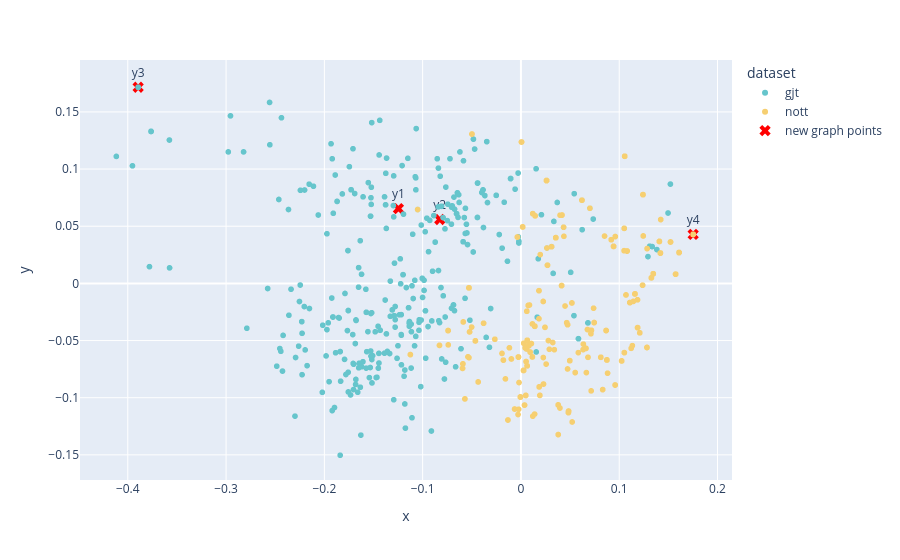

Notebook code for this chart:
### Code cell
chords_list = [metadata[i]['chords'] for i in range(len(y_graph))]
datasets_list = [metadata[i]['dataset'] for i in range(len(y_graph))]
df_graph = pd.DataFrame({
    'x': y_graph[:,0],
    'y': y_graph[:,1],
    'chords': chords_list,
    'dataset': datasets_list
})
fig = px.scatter(
    data_frame=df_graph,
    x='x',
    y='y',
    color='dataset',
    color_discrete_sequence=px.colors.qualitative.Pastel,
    hover_data=['chords'],
)
fig.add_trace(go.Scatter(
    x=new_graph_2d[:, 0],
    y=new_graph_2d[:, 1],
    mode='markers+text',
    marker=dict(color='red', size=10, symbol='x'),
    text=['y1', 'y2', 'y3', 'y4'],
    hovertext=[
        in_seq_1.replace(';','<br>').replace('b_', '<br>b_'),
        in_seq_2.replace(';','<br>').replace('b_', '<br>b_'),
        in_seq_3.replace(';','<br>').replace('b_', '<br>b_'),
        in_seq_4.replace(';','<br>').replace('b_', '<br>b_'),
    ],
    hoverinfo='text',
    textposition='top center',
    name='new graph points'
))
fig.show()

# fig = px.scatter(
#     data_frame=df,
#     x='x',
#     y='y',
#     hover_data=['chords']
# )
# fig.show()

### Figure 1 — Plotly figure (JSON) as saved in the notebook; plotly's stock layout.template omitted (floating-point values rounded to 4 significant figures; data arrays with more than 128 entries replaced by an {"elided": "..."} marker saying what was removed)
{"data": [{"customdata": {"elided": "390x1 str values"}, "hovertemplate": "dataset=gjt<br>x=%{x}<br>y=%{y}<br>chords=%{customdata[0]}<extra></extra>", "legendgroup": "gjt", "marker": {"color": "rgb(102, 197, 204)", "symbol": "circle"}, "mode": "markers", "name": "gjt", "showlegend": true, "type": "scattergl", "x": {"elided": "390 float values"}, "xaxis": "x", "y": {"elided": "390 float values"}, "yaxis": "y"}, {"customdata": {"elided": "664x1 str values"}, "hovertemplate": "dataset=nott<br>x=%{x}<br>y=%{y}<br>chords=%{customdata[0]}<extra></extra>", "legendgroup": "nott", "marker": {"color": "rgb(246, 207, 113)", "symbol": "circle"}, "mode": "markers", "name": "nott", "showlegend": true, "type": "scattergl", "x": {"elided": "664 float values"}, "xaxis": "x", "y": {"elided": "664 float values"}, "yaxis": "y"}, {"hoverinfo": "text", "hovertext": ["<br>b_D:7(b9)_@2<br>G:maj_@2", "<br>b_D:9_@2<br>G:maj_@2", "<br>b_A:min11_@4<br>b_A:min11_@4", "<br>b_C:maj_@4<br>b_C:maj_@4"], "marker": {"color": "red", "size": 10, "symbol": "x"}, "mode": "markers+text", "name": "new graph points", "text": ["y1", "y2", "y3", "y4"], "textposition": "top center", "type": "scatter", "x": [-0.1246, -0.08258, -0.3895, 0.1752], "y": [0.06542, 0.05588, 0.1716, 0.04286]}], "layout": {"legend": {"title": {"text": "dataset"}, "tracegroupgap": 0}, "margin": {"t": 60}, "xaxis": {"anchor": "y", "domain": [0, 1], "title": {"text": "x"}}, "yaxis": {"anchor": "x", "domain": [0, 1], "title": {"text": "y"}}}}
